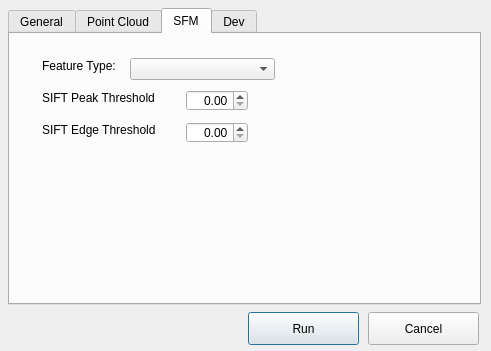
<?xml version="1.0" encoding="UTF-8"?>
<ui version="4.0">
 <class>DroneProcDlg</class>
 <widget class="QDialog" name="DroneProcDlg">
  <property name="geometry">
   <rect>
    <x>0</x>
    <y>0</y>
    <width>491</width>
    <height>351</height>
   </rect>
  </property>
  <property name="windowTitle">
   <string>Process Drone Imagery</string>
  </property>
  <widget class="QPushButton" name="cmdRun">
   <property name="geometry">
    <rect>
     <x>248</x>
     <y>312</y>
     <width>111</width>
     <height>33</height>
    </rect>
   </property>
   <property name="text">
    <string>Run</string>
   </property>
  </widget>
  <widget class="QPushButton" name="cmdCancel">
   <property name="geometry">
    <rect>
     <x>368</x>
     <y>312</y>
     <width>111</width>
     <height>33</height>
    </rect>
   </property>
   <property name="text">
    <string>Cancel</string>
   </property>
  </widget>
  <widget class="QTabWidget" name="tabWidget">
   <property name="geometry">
    <rect>
     <x>8</x>
     <y>8</y>
     <width>473</width>
     <height>297</height>
    </rect>
   </property>
   <property name="currentIndex">
    <number>2</number>
   </property>
   <widget class="QWidget" name="tabGeneral">
    <attribute name="title">
     <string>General</string>
    </attribute>
    <widget class="QDoubleSpinBox" name="spinDemGapFillSteps">
     <property name="geometry">
      <rect>
       <x>160</x>
       <y>88</y>
       <width>62</width>
       <height>21</height>
      </rect>
     </property>
     <property name="toolTip">
      <string>&lt;html&gt;&lt;head/&gt;&lt;body&gt;&lt;p&gt;Number of steps used to fill areas with gaps. Set to 0 to disable gap filling. Starting with a radius equal to the output resolution, N different DEMs are generated with progressively bigger radius using the inverse distance weighted (IDW) algorithm and merged together. Remaining gaps are then merged using nearest neighbor interpolation.&lt;/p&gt;&lt;/body&gt;&lt;/html&gt;</string>
     </property>
     <property name="alignment">
      <set>Qt::AlignRight|Qt::AlignTrailing|Qt::AlignVCenter</set>
     </property>
     <property name="decimals">
      <number>0</number>
     </property>
     <property name="maximum">
      <double>1000.000000000000000</double>
     </property>
     <property name="value">
      <double>0.000000000000000</double>
     </property>
    </widget>
    <widget class="QDoubleSpinBox" name="spinOrthoResolution">
     <property name="geometry">
      <rect>
       <x>376</x>
       <y>64</y>
       <width>62</width>
       <height>21</height>
      </rect>
     </property>
     <property name="toolTip">
      <string>&lt;html&gt;&lt;head/&gt;&lt;body&gt;&lt;p&gt;Orthophoto resolution in cm / pixel. Note that this value is capped by a ground sampling distance (GSD) estimate.&lt;/p&gt;&lt;/body&gt;&lt;/html&gt;</string>
     </property>
     <property name="alignment">
      <set>Qt::AlignRight|Qt::AlignTrailing|Qt::AlignVCenter</set>
     </property>
     <property name="maximum">
      <double>1000.000000000000000</double>
     </property>
     <property name="value">
      <double>0.000000000000000</double>
     </property>
    </widget>
    <widget class="QLabel" name="label_6">
     <property name="geometry">
      <rect>
       <x>32</x>
       <y>64</y>
       <width>89</width>
       <height>16</height>
      </rect>
     </property>
     <property name="text">
      <string>DEM Resolution:</string>
     </property>
    </widget>
    <widget class="QLabel" name="label_9">
     <property name="geometry">
      <rect>
       <x>32</x>
       <y>88</y>
       <width>113</width>
       <height>16</height>
      </rect>
     </property>
     <property name="text">
      <string>DEM Gap Fill Steps:</string>
     </property>
    </widget>
    <widget class="QLabel" name="label_8">
     <property name="geometry">
      <rect>
       <x>32</x>
       <y>24</y>
       <width>71</width>
       <height>16</height>
      </rect>
     </property>
     <property name="text">
      <string>Initial Stage:</string>
     </property>
    </widget>
    <widget class="QLabel" name="label_7">
     <property name="geometry">
      <rect>
       <x>248</x>
       <y>64</y>
       <width>129</width>
       <height>16</height>
      </rect>
     </property>
     <property name="text">
      <string>Orthophoto Resolution:</string>
     </property>
    </widget>
    <widget class="QDoubleSpinBox" name="spinDemResolution">
     <property name="geometry">
      <rect>
       <x>160</x>
       <y>64</y>
       <width>62</width>
       <height>21</height>
      </rect>
     </property>
     <property name="toolTip">
      <string>&lt;html&gt;&lt;head/&gt;&lt;body&gt;&lt;p&gt;DSM/DTM resolution in cm/pixel. Note that this value is capped by a ground sampling distance (GSD) estimate.&lt;/p&gt;&lt;/body&gt;&lt;/html&gt;</string>
     </property>
     <property name="alignment">
      <set>Qt::AlignRight|Qt::AlignTrailing|Qt::AlignVCenter</set>
     </property>
     <property name="maximum">
      <double>1000.000000000000000</double>
     </property>
     <property name="value">
      <double>0.000000000000000</double>
     </property>
    </widget>
    <widget class="QLabel" name="label_4">
     <property name="geometry">
      <rect>
       <x>32</x>
       <y>192</y>
       <width>81</width>
       <height>16</height>
      </rect>
     </property>
     <property name="text">
      <string>Outputs:</string>
     </property>
    </widget>
    <widget class="QComboBox" name="cboInitStage">
     <property name="geometry">
      <rect>
       <x>112</x>
       <y>24</y>
       <width>145</width>
       <height>22</height>
      </rect>
     </property>
    </widget>
    <widget class="QLabel" name="label_10">
     <property name="geometry">
      <rect>
       <x>32</x>
       <y>112</y>
       <width>113</width>
       <height>16</height>
      </rect>
     </property>
     <property name="text">
      <string>DEM Decimation:</string>
     </property>
    </widget>
    <widget class="QDoubleSpinBox" name="spinDemDecimation">
     <property name="geometry">
      <rect>
       <x>160</x>
       <y>112</y>
       <width>62</width>
       <height>21</height>
      </rect>
     </property>
     <property name="toolTip">
      <string>&lt;html&gt;&lt;head/&gt;&lt;body&gt;&lt;p&gt;Decimate the points before generating the DEM. 1 is no decimation (full quality). 100 decimates ~99% of the points. Useful for speeding up generation of DEM results in very large datasets. &lt;/p&gt;&lt;/body&gt;&lt;/html&gt;</string>
     </property>
     <property name="alignment">
      <set>Qt::AlignRight|Qt::AlignTrailing|Qt::AlignVCenter</set>
     </property>
     <property name="decimals">
      <number>0</number>
     </property>
     <property name="maximum">
      <double>1000.000000000000000</double>
     </property>
     <property name="value">
      <double>0.000000000000000</double>
     </property>
    </widget>
    <widget class="QDoubleSpinBox" name="spinCrop">
     <property name="geometry">
      <rect>
       <x>376</x>
       <y>88</y>
       <width>62</width>
       <height>21</height>
      </rect>
     </property>
     <property name="toolTip">
      <string>&lt;html&gt;&lt;head/&gt;&lt;body&gt;&lt;p&gt;Automatically crop image outputs by creating a smooth buffer around the dataset boundaries, shrunk by N meters. Use 0 to disable cropping.&lt;/p&gt;&lt;/body&gt;&lt;/html&gt;</string>
     </property>
     <property name="alignment">
      <set>Qt::AlignRight|Qt::AlignTrailing|Qt::AlignVCenter</set>
     </property>
     <property name="maximum">
      <double>1000.000000000000000</double>
     </property>
     <property name="value">
      <double>0.000000000000000</double>
     </property>
    </widget>
    <widget class="QLabel" name="label_11">
     <property name="geometry">
      <rect>
       <x>248</x>
       <y>88</y>
       <width>129</width>
       <height>16</height>
      </rect>
     </property>
     <property name="text">
      <string>Crop Buffer:</string>
     </property>
    </widget>
    <widget class="QCheckBox" name="chkDSM">
     <property name="geometry">
      <rect>
       <x>96</x>
       <y>212</y>
       <width>271</width>
       <height>17</height>
      </rect>
     </property>
     <property name="toolTip">
      <string extracomment="Surface points (highest returns)">&lt;html&gt;&lt;head/&gt;&lt;body&gt;&lt;p&gt;Create a DSM (Digital Surface Model, ground + objects).&lt;/p&gt;&lt;/body&gt;&lt;/html&gt;</string>
     </property>
     <property name="text">
      <string>DSM - Digital Surface Model (canopy)</string>
     </property>
    </widget>
    <widget class="QCheckBox" name="chkDTM">
     <property name="geometry">
      <rect>
       <x>96</x>
       <y>192</y>
       <width>271</width>
       <height>17</height>
      </rect>
     </property>
     <property name="toolTip">
      <string extracomment="Ground points (lowest returns)">&lt;html&gt;&lt;head/&gt;&lt;body&gt;&lt;p&gt;Create a DTM (Digital Terrain Model, ground only).&lt;/p&gt;&lt;/body&gt;&lt;/html&gt;</string>
     </property>
     <property name="text">
      <string>DTM - Digital Terrain Model (ground)</string>
     </property>
    </widget>
   </widget>
   <widget class="QWidget" name="tabPointCloud">
    <attribute name="title">
     <string>Point Cloud</string>
    </attribute>
    <widget class="QComboBox" name="cboPointCloudQuality">
     <property name="geometry">
      <rect>
       <x>112</x>
       <y>24</y>
       <width>145</width>
       <height>22</height>
      </rect>
     </property>
     <property name="toolTip">
      <string>&lt;html&gt;&lt;head/&gt;&lt;body&gt;&lt;p&gt;Set point cloud quality. Higher quality generates better, denser point clouds, but requires more memory and takes longer. Each step up in quality increases processing time roughly by a factor of 4x.&lt;/p&gt;&lt;/body&gt;&lt;/html&gt;</string>
     </property>
    </widget>
    <widget class="QLabel" name="label_12">
     <property name="geometry">
      <rect>
       <x>32</x>
       <y>24</y>
       <width>71</width>
       <height>16</height>
      </rect>
     </property>
     <property name="text">
      <string>Quality:</string>
     </property>
    </widget>
    <widget class="QLabel" name="label_13">
     <property name="geometry">
      <rect>
       <x>32</x>
       <y>56</y>
       <width>89</width>
       <height>16</height>
      </rect>
     </property>
     <property name="text">
      <string>Filter:</string>
     </property>
    </widget>
    <widget class="QDoubleSpinBox" name="spinPointCloudFilter">
     <property name="geometry">
      <rect>
       <x>112</x>
       <y>56</y>
       <width>62</width>
       <height>21</height>
      </rect>
     </property>
     <property name="toolTip">
      <string>&lt;html&gt;&lt;head/&gt;&lt;body&gt;&lt;p&gt;Filters the point cloud by removing points that deviate more than N standard deviations from the local mean. Set to 0 to disable filtering.&lt;/p&gt;&lt;/body&gt;&lt;/html&gt;</string>
     </property>
     <property name="alignment">
      <set>Qt::AlignRight|Qt::AlignTrailing|Qt::AlignVCenter</set>
     </property>
     <property name="maximum">
      <double>1000.000000000000000</double>
     </property>
     <property name="value">
      <double>0.000000000000000</double>
     </property>
    </widget>
    <widget class="QLabel" name="label_14">
     <property name="geometry">
      <rect>
       <x>32</x>
       <y>88</y>
       <width>89</width>
       <height>16</height>
      </rect>
     </property>
     <property name="text">
      <string>Sample:</string>
     </property>
    </widget>
    <widget class="QDoubleSpinBox" name="spinPointCloudSample">
     <property name="geometry">
      <rect>
       <x>112</x>
       <y>88</y>
       <width>62</width>
       <height>21</height>
      </rect>
     </property>
     <property name="toolTip">
      <string>&lt;html&gt;&lt;head/&gt;&lt;body&gt;&lt;p&gt;Filters the point cloud by keeping only a single point around a radius N (in meters). This can be useful to limit the output resolution of the point cloud and remove duplicate points. Set to 0 to disable sampling.&lt;/p&gt;&lt;/body&gt;&lt;/html&gt;</string>
     </property>
     <property name="alignment">
      <set>Qt::AlignRight|Qt::AlignTrailing|Qt::AlignVCenter</set>
     </property>
     <property name="maximum">
      <double>1000.000000000000000</double>
     </property>
     <property name="value">
      <double>0.000000000000000</double>
     </property>
    </widget>
   </widget>
   <widget class="QWidget" name="tabSFM">
    <attribute name="title">
     <string>SFM</string>
    </attribute>
    <widget class="QComboBox" name="cboFeatureType">
     <property name="geometry">
      <rect>
       <x>120</x>
       <y>24</y>
       <width>145</width>
       <height>22</height>
      </rect>
     </property>
     <property name="toolTip">
      <string/>
     </property>
    </widget>
    <widget class="QLabel" name="label_15">
     <property name="geometry">
      <rect>
       <x>32</x>
       <y>56</y>
       <width>113</width>
       <height>16</height>
      </rect>
     </property>
     <property name="text">
      <string>SIFT Peak Threshold:</string>
     </property>
    </widget>
    <widget class="QDoubleSpinBox" name="spinSiftEdgeThreshold">
     <property name="geometry">
      <rect>
       <x>176</x>
       <y>88</y>
       <width>62</width>
       <height>21</height>
      </rect>
     </property>
     <property name="toolTip">
      <string/>
     </property>
     <property name="alignment">
      <set>Qt::AlignRight|Qt::AlignTrailing|Qt::AlignVCenter</set>
     </property>
     <property name="maximum">
      <double>1000.000000000000000</double>
     </property>
     <property name="value">
      <double>0.000000000000000</double>
     </property>
    </widget>
    <widget class="QLabel" name="label_16">
     <property name="geometry">
      <rect>
       <x>32</x>
       <y>24</y>
       <width>73</width>
       <height>16</height>
      </rect>
     </property>
     <property name="text">
      <string>Feature Type:</string>
     </property>
    </widget>
    <widget class="QDoubleSpinBox" name="spinSiftPeakThreshold">
     <property name="geometry">
      <rect>
       <x>176</x>
       <y>56</y>
       <width>62</width>
       <height>21</height>
      </rect>
     </property>
     <property name="toolTip">
      <string/>
     </property>
     <property name="alignment">
      <set>Qt::AlignRight|Qt::AlignTrailing|Qt::AlignVCenter</set>
     </property>
     <property name="maximum">
      <double>1000.000000000000000</double>
     </property>
     <property name="value">
      <double>0.000000000000000</double>
     </property>
    </widget>
    <widget class="QLabel" name="label_17">
     <property name="geometry">
      <rect>
       <x>32</x>
       <y>88</y>
       <width>113</width>
       <height>16</height>
      </rect>
     </property>
     <property name="text">
      <string>SIFT Edge Threshold:</string>
     </property>
    </widget>
   </widget>
   <widget class="QWidget" name="tabDev">
    <attribute name="title">
     <string>Dev</string>
    </attribute>
    <widget class="QCheckBox" name="chkDevSFM">
     <property name="geometry">
      <rect>
       <x>32</x>
       <y>24</y>
       <width>185</width>
       <height>17</height>
      </rect>
     </property>
     <property name="text">
      <string>Experimental SFM Pipeline</string>
     </property>
    </widget>
   </widget>
  </widget>
 </widget>
 <tabstops>
  <tabstop>cboInitStage</tabstop>
  <tabstop>spinDemResolution</tabstop>
  <tabstop>spinDemGapFillSteps</tabstop>
  <tabstop>spinDemDecimation</tabstop>
  <tabstop>spinOrthoResolution</tabstop>
  <tabstop>spinCrop</tabstop>
  <tabstop>chkDTM</tabstop>
  <tabstop>chkDSM</tabstop>
  <tabstop>cmdRun</tabstop>
  <tabstop>cmdCancel</tabstop>
  <tabstop>tabWidget</tabstop>
 </tabstops>
 <resources/>
 <connections/>
</ui>
